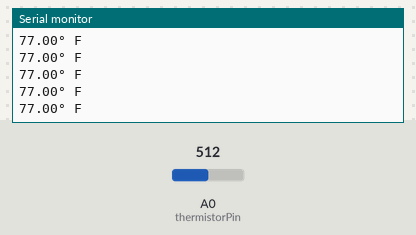
The sketch below on a simulated Arduino Uno, built with avr-gcc and run on an emulated ATmega328P. Parts: the last lines printed to the serial monitor. Inputs (shaded band) come from the test bench; at power-on: A0 (thermistorPin) = 512.

Above: at 1.2 s.
1.3 s: A0 (thermistorPin) set to 716
At 1.69 s:
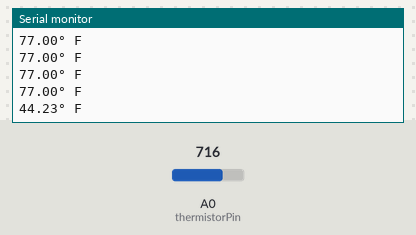
2.8 s: A0 (thermistorPin) set to 900
At 2.94 s:
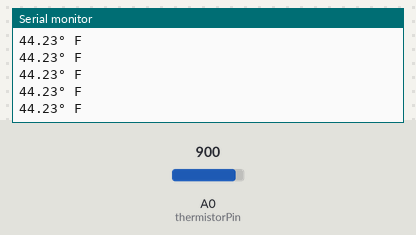
Timing chart, 0 to 5.8 s (numbered marks = the images above; inputs shaded):
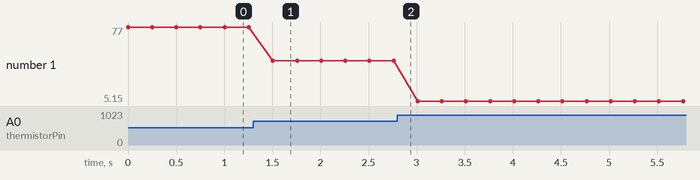

The sketch:

Thermistor.ino
```cpp
// Read the temperature using a Velleman 320 thermistor, and write the result to the serial port.
// Adapted from: https://stackoverflow.com/questions/44747996/arduino-temperature-sensor-counting-back
// Pin order is: Signal (left), 5V power (middle), Ground (right)

#include <math.h>

const int thermistorPin = 0;

double readThermistor(int RawADC) {
  double Temp;
  Temp = log(10000.0/(1024.0/RawADC - 1)); // for pull-up configuration
  Temp = 1 / (0.001129148 + (0.000234125 + (0.0000000876741*Temp*Temp))*Temp);
  Temp = 1.8*(Temp - 273.15) + 32.0; // Convert Kelvin to Fahrenheit
  return Temp;
}

void setup() {
 Serial.begin(9600);
}

void loop() {
 Serial.print(readThermistor(analogRead(thermistorPin)));
 Serial.println("° F");
 delay(250);
}
```

Measured:
- after the input at 1.3 s, the serial monitor: prints a new line after 0.21 s (image 1)
- plotted number 1: 77 → 44.23 after the input at 1.3 s, 44.23 → 5.15 after the input at 2.8 s
